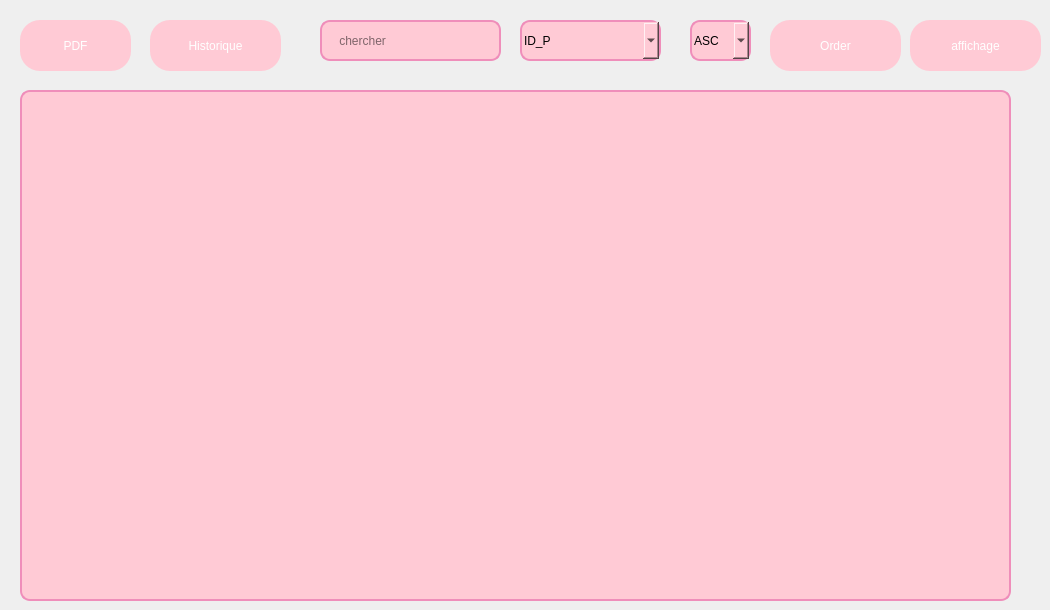
     <widget class="QWidget" name="tab_3">
      <attribute name="title">
       <string>Affichage</string>
      </attribute>
      <widget class="QTableView" name="tableView_produit">
       <property name="geometry">
        <rect>
         <x>20</x>
         <y>90</y>
         <width>991</width>
         <height>511</height>
        </rect>
       </property>
       <property name="styleSheet">
        <string notr="true">QTableView {
    background-color: rgb(255, 202, 213); /* Same pink background */
    border: 2px solid #EF8EBA; /* Pink border */
    border-radius: 10px; /* Rounded corners */
    padding: 2px;
    gridline-color: #EF8EBA; /* Gridlines with the same pink color */
}

QTableView::item {
    background-color: rgb(255, 255, 255); /* White background for items */
    border: 1px solid #EF8EBA; /* Light pink border for cells */
    padding: 5px; /* Padding inside cells */
}

QHeaderView::section {
    background-color: rgb(255, 176, 192); /* Slightly darker pink for headers */
    border: 1px solid #EF8EBA; /* Pink border for headers */
    color: #3F3F3F; /* Dark text color for contrast */
    font-weight: bold;
    padding: 4px;
}

QTableView::item:selected {
    background-color: #EF8EBA; /* Highlighted item color */
    color: white; /* White text for selected items */
}

QTableView QScrollBar {
    background: rgb(255, 202, 213); /* Match scrollbar background */
    border: none;
}

QTableView QScrollBar::handle {
    background: #EF8EBA; /* Pink scrollbar handle */
    border-radius: 5px; /* Rounded scrollbar handle */
}
</string>
       </property>
      </widget>
      <widget class="QLineEdit" name="chercher_produit">
       <property name="geometry">
        <rect>
         <x>320</x>
         <y>20</y>
         <width>181</width>
         <height>41</height>
        </rect>
       </property>
       <property name="styleSheet">
        <string notr="true">QLineEdit {
	background-color: rgb(255, 202, 213);
    border: 2px solid #EF8EBA; /* Bordure rose */
    border-radius: 10px; /* Coins arrondis */
    padding: 2px;
}</string>
       </property>
       <property name="placeholderText">
        <string>    chercher</string>
       </property>
      </widget>
      <widget class="QPushButton" name="tri_produit">
       <property name="geometry">
        <rect>
         <x>770</x>
         <y>20</y>
         <width>131</width>
         <height>51</height>
        </rect>
       </property>
       <property name="styleSheet">
        <string notr="true">QPushButton {
	background-color: rgb(255, 202, 213);
    color: white; /* Texte blanc */
    border-radius:20px  ; /* Coins arrondis */
	border-color: rgb(239, 142, 186);
    padding: 8px;
}QPushButton:hover {
    background-color: rgb(255, 150, 170); /* Slightly brighter pink on hover */
    color: white; /* White text on hover for visibility */
}</string>
       </property>
       <property name="text">
        <string>Order</string>
       </property>
      </widget>
      <widget class="QPushButton" name="afficher_produit">
       <property name="geometry">
        <rect>
         <x>910</x>
         <y>20</y>
         <width>131</width>
         <height>51</height>
        </rect>
       </property>
       <property name="styleSheet">
        <string notr="true">QPushButton {
	background-color: rgb(255, 202, 213);
    color: white; /* Texte blanc */
    border-radius:20px  ; /* Coins arrondis */
	border-color: rgb(239, 142, 186);
    padding: 8px;
}QPushButton:hover {
    background-color: rgb(255, 150, 170); /* Slightly brighter pink on hover */
    color: white; /* White text on hover for visibility */
}</string>
       </property>
       <property name="text">
        <string>affichage</string>
       </property>
      </widget>
      <widget class="QComboBox" name="combo_choix">
       <property name="geometry">
        <rect>
         <x>520</x>
         <y>20</y>
         <width>141</width>
         <height>41</height>
        </rect>
       </property>
       <property name="styleSheet">
        <string notr="true">
	background-color: rgb(255, 202, 213);
    border: 2px solid #EF8EBA; /* Bordure rose */
    border-radius: 10px; /* Coins arrondis */
    padding: 2px;
</string>
       </property>
       <item>
        <property name="text">
         <string>ID_P</string>
        </property>
       </item>
       <item>
        <property name="text">
         <string>NOM_P</string>
        </property>
       </item>
       <item>
        <property name="text">
         <string>PRIX</string>
        </property>
       </item>
       <item>
        <property name="text">
         <string>QUANTITE</string>
        </property>
       </item>
       <item>
        <property name="text">
         <string>DATE_DE_VALIDITE</string>
        </property>
       </item>
       <item>
        <property name="text">
         <string>DISPONIBILITE</string>
        </property>
       </item>
       <item>
        <property name="text">
         <string>ID_EMPLOYE</string>
        </property>
       </item>
      </widget>
      <widget class="QPushButton" name="pdf">
       <property name="geometry">
        <rect>
         <x>20</x>
         <y>20</y>
         <width>111</width>
         <height>51</height>
        </rect>
       </property>
       <property name="styleSheet">
        <string notr="true">QPushButton {
	background-color: rgb(255, 202, 213);
    color: white; /* Texte blanc */
    border-radius:20px  ; /* Coins arrondis */
	border-color: rgb(239, 142, 186);
    padding: 8px;
}
QPushButton:hover {
    background-color: rgb(255, 150, 170); /* Slightly brighter pink on hover */
    color: white; /* White text on hover for visibility */
}
</string>
       </property>
       <property name="text">
        <string>PDF</string>
       </property>
      </widget>
      <widget class="QPushButton" name="historique">
       <property name="geometry">
        <rect>
         <x>150</x>
         <y>20</y>
         <width>131</width>
         <height>51</height>
        </rect>
       </property>
       <property name="styleSheet">
        <string notr="true">QPushButton {
	background-color: rgb(255, 202, 213);
    color: white; /* Texte blanc */
    border-radius:20px  ; /* Coins arrondis */
	border-color: rgb(239, 142, 186);
    padding: 8px;
}QPushButton:hover {
    background-color: rgb(255, 150, 170); /* Slightly brighter pink on hover */
    color: white; /* White text on hover for visibility */
}</string>
       </property>
       <property name="text">
        <string>Historique</string>
       </property>
      </widget>
      <widget class="QComboBox" name="combo_choix_ordre">
       <property name="geometry">
        <rect>
         <x>690</x>
         <y>20</y>
         <width>61</width>
         <height>41</height>
        </rect>
       </property>
       <property name="styleSheet">
        <string notr="true">
	background-color: rgb(255, 202, 213);
    border: 2px solid #EF8EBA; /* Bordure rose */
    border-radius: 10px; /* Coins arrondis */
    padding: 2px;
</string>
       </property>
       <item>
        <property name="text">
         <string>ASC</string>
        </property>
       </item>
       <item>
        <property name="text">
         <string>DESC</string>
        </property>
       </item>
      </widget>
     </widget>
